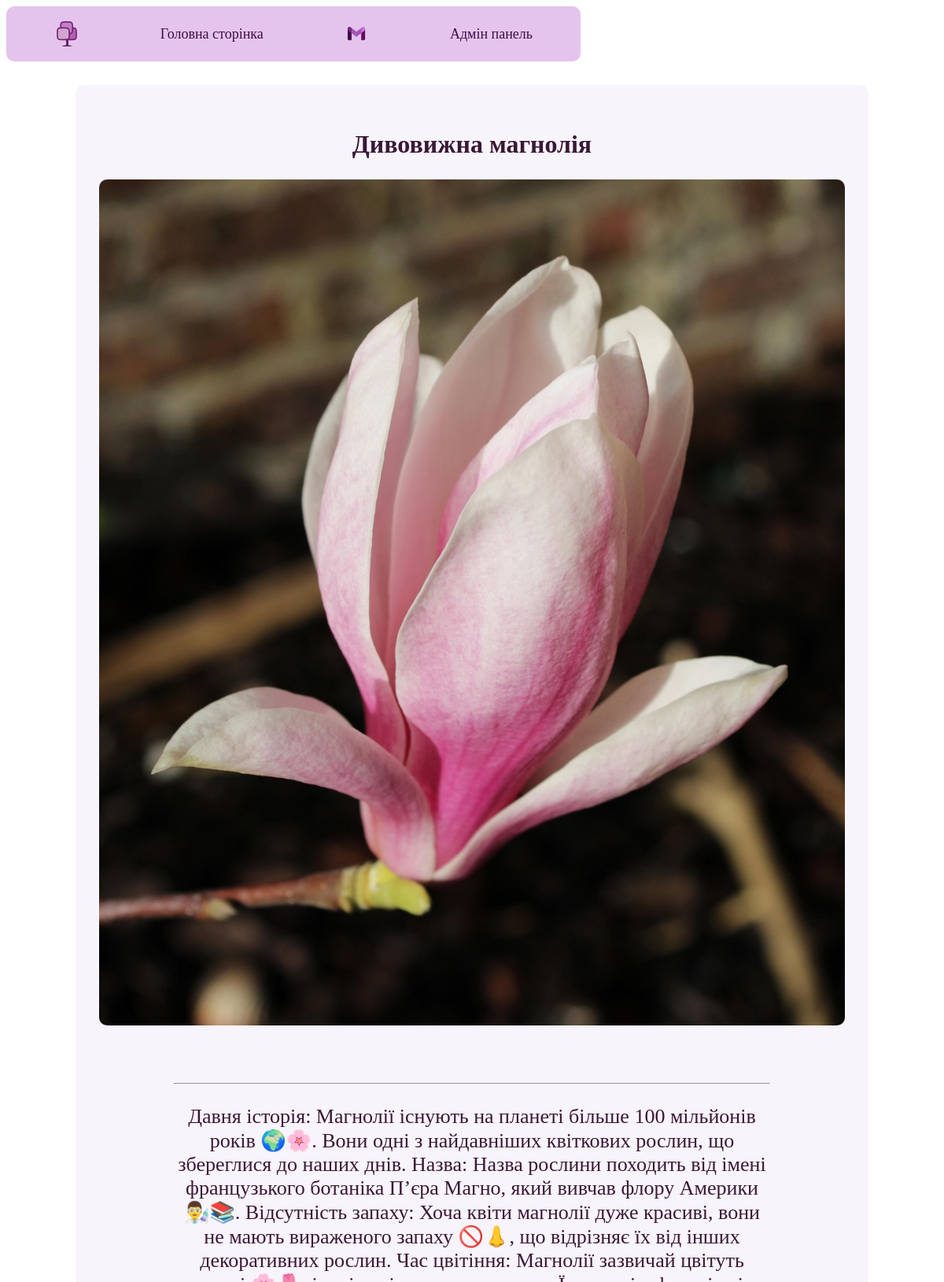
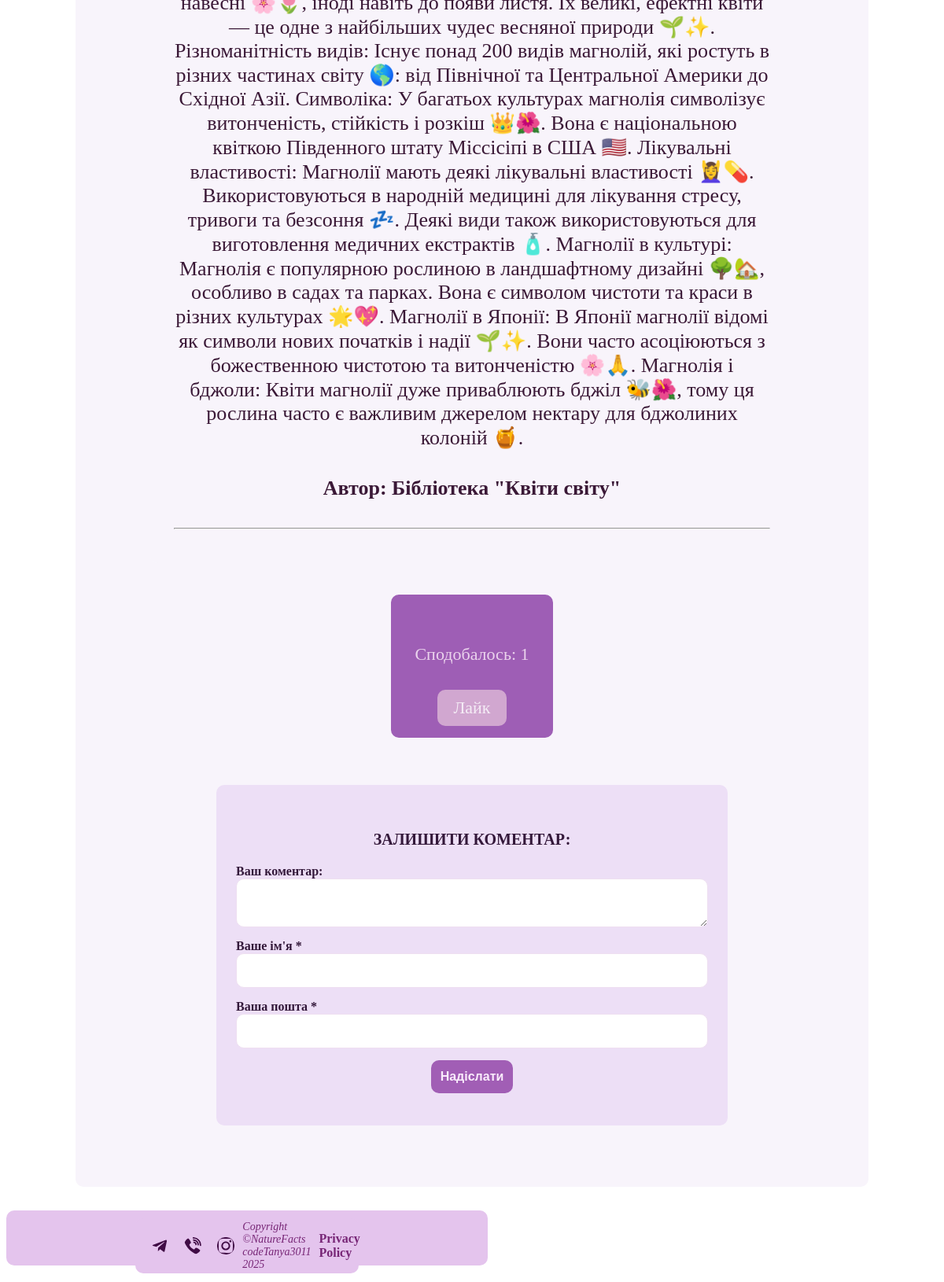
/1/, run on the app's committed database (2 pictures, top to bottom).
### naturefacts/models.py (models this page shows, shortened)
class Publication(models.Model):
    title = models.CharField('Заголовок запису', max_length=100)
    description = models.TextField('Текст запису')
    author = models.CharField('Автор', max_length=100)
    date = models.DateField('Дата публікації')
    img = models.ImageField('Зображення', upload_to='images/%Y', blank=True, null=True)
    video = models.FileField('Відео', upload_to='videos/%Y', blank=True, null=True)
    audio = models.FileField('Аудіо', upload_to='audios/%Y', blank=True, null=True)
    class Meta:
        verbose_name = 'Публікація'
        verbose_name_plural = 'Публікації'

### naturefacts/views.py (the view)
# urls.py: path('<int:pk>/', views.SingleEntryView.as_view(), name='single_entry'),
class SingleEntryView(View):
    def get(self, request, pk):
        single = Publication.objects.get(id=pk)
        liked_ips = Likes.objects.filter(post=single).values_list('ip', flat=True)  # Отримуємо список IP
        return render(request, 'single_entry.html', {'single': single, 'liked_ips': list(liked_ips)})

### templates/single_entry.html (shortened to what this page needs)
{% load static %}
<html>
<head>
	<link rel="stylesheet" href="{% static 'css/my_styles.css' %}" type="text/css" media="all"/>
    <link rel="stylesheet" href="{% static 'css/my_footer.css' %}" type="text/css" media="all"/>
</head>
<body>
<div class="shell">
	<div class="border">
		<div id="navigation">
        <div id="content_nav">
			<div class="navbar">
                <a href="/">
                    <img class="images" src="{% static 'images/nature.svg' %}"
                        alt="Home Icon" width="32" height="32">
                </a>
                <a href="/">Головна сторінка</a>
                <a href="mailto:t2950198@gmail.com">
                    <img class="images" src="{% static 'images/gmail_1.png' %}"
                        alt="Home Icon" width="32" height="32">
                </a>
                <a href="/admin">Адмін панель</a>
			</div>
		</div>
        </div>
		<div id="main">
			<div id="content" class="left">
				<div class="project_two" style="text-align: center; color: #3a1836;">
					<h2 style='font-size: 32px;'>{{ single.title }}</h2>
                {% if single.img %}
                    <p>
                        <img width="80%" src="{{ single.img.url }}"/>
                    </p>
                {% endif %}
			        <div class="item_two" style="text-align: center;">
					        <hr><p>{{ single.description }}</p>
					        <h4>Автор: {{ single.author }}</h4>
					        <hr>
			        </div>
                    <div class="likes" style="text-align: center;">
                        <br>
                        <p>Сподобалось: {{ single.likes_set.count }}</p>
                        {% if ip_user in liked_ips %}
                    <p>Ви вже лайкнули цю публікацію!</p>
                        {% else %}
                    <a href="{% url 'add_like' single.id %}">Лайк</a>
                        {% endif %}
                        <br>
                    </div>
			            <div class="comment" style="text-align: center;">
                            <h5>ЗАЛИШИТИ КОМЕНТАР:</h5>
                            <div>
					            <form action="{% url 'add_comment' single.id %}" method="post">
                                    <div>
                                        <label>Ваш коментар:</label>
                                        <textarea name="text_comments"></textarea>
                                    </div>
						            <div>
                                        <label>Ваше ім'я *</label>
                                        <input type="text" name="name">
                                    </div>
                                    <div>
                                        <label>Ваша пошта *</label>
                                        <input type="email" name="email">
                                    </div>
                                    <div class="submit-wrapper" style="text-align: center;">
                                        <input type="submit" value="Надіслати">
                                    </div>
                                </form>
                            </div>
                        </div>
			            <div class="cl">&nbsp;</div>
		            </div>
                </div>
            </div>
        </div>
	</div>
    <div class="main-footer">
        {% include "includes/footer.html" %}
    </div>
</body>
</html>

### static/css/my_styles.css (style rules this page uses)
.navbar { display: flex; height: 50px; width: 60%; justify-content: space-around; align-items: center; border-radius: 10px; background-color: #e4c4ed; padding: 10px 10px; font-size: 22px; }
.navbar a { color: #400c45; text-decoration: none; font-size: 18px; padding: 10px 10px; border-radius: 10px; }
img, video, audio { width: 100%; border-radius: 10px; }
.item, .likes, .comment-form, .view-comment { max-width: 800px; margin: 30px auto; text-align: center; padding: 15px 15px; border-radius: 10px; background-color: #ecdff5; }
.likes a { display: inline-block; padding: 10px 20px; background-color: #d1a7d0; color: rgb(244, 236, 245); border-radius: 10px; text-decoration: none; margin-top: 10px; transition: background-color 0.5s ease; }
.comment form { display: flex; flex-direction: column; gap: 10px; text-align: left; }
.comment label { font-weight: bold; }
.comment textarea, .comment input[type="text"], .comment input[type="email"] { width: 100%; padding: 10px; border: 1px solid #f2e8f5; border-radius: 10px; resize: vertical; }
.comment input[type="submit"] { background-color: #3a1836; color: rgb(227, 206, 241); border: none; padding: 10px; border-radius: 10px; cursor: pointer; transition: background-color 0.5s ease; }
.comment { max-width: 600px; margin: 30px auto; padding: 25px; background-color: #eddff6; border-radius: 10px; text-align: center; }
.comment h5 { font-size: 20px; margin-bottom: 20px; color: #34183a; }
.comment form { display: flex; flex-direction: column; gap: 15px; text-align: left; }
.comment label { font-weight: 600; color: #33183a; font-size: 16px; }
.comment textarea, .comment input[type="text"], .comment input[type="email"] { width: 100%; padding: 12px; font-size: 16px; border: 1px solid #eedff1; border-radius: 10px; transition: border-color 0.5s ease; }
.comment input[type="submit"] { background-color: #a15eb5; color: rgb(250, 236, 252); font-size: 16px; font-weight: bold; padding: 12px; border: none; border-radius: 10px; cursor: pointer; transition: background-color 0.5s ease, transform 0.5s ease; }
.project_two { width: 80%; margin: 30px auto; padding: 30px; background-color: #f8f4fb; border-radius: 10px; text-align: center; color: #3a1836; }
.project_two h2 { font-size: 20px; }
.item_two { width: 80%; margin: 30px auto; padding: 30px; background-color: #f8f4fb; border-radius: 10px; text-align: center; color: #3a1836; font-size: 26px; }
.likes { font-size: 22px; display: inline-block; padding: 15px 30px; margin-top: 10px; background-color: #9e5eb5; color: rgb(235, 212, 237); border-radius: 10px; text-decoration: none; transition: background-color 0.5s ease; }

### static/css/my_footer.css (style rules this page uses)
.main-footer { display: flex; justify-content: space-around; align-items: center; width: 50%; height: 50px; background-color: #e4c4ed; border-radius: 10px; padding: 10px; font-size: 16px; color: #3a1836; }

### data on the page
Publication: title "Дивовижна магнолія", img (picture), description "Давня історія: Магнолії існують на планеті більше 100 мільйонів років 🌍🌸. Вони одні з найдавніших квіткових рослин, що збереглися до наших днів. Назва: Назва рослини походить від імені французького ботаніка П’єра Магно, який вивчав флору Америки 👨‍🔬📚. Відсутність запаху: Хоча квіти магнолії дуже красиві, вони не мають вираженого запаху 🚫👃, що відрізняє їх від інших декоративних рослин. Час цвітіння: Магнолії зазвичай цвітуть навесні 🌸🌷, іноді навіть до появи листя. Їх великі, ефектні квіти — це одне з найбільших чудес весняної природи 🌱✨. Різноманітність видів: Існує понад 200 видів магнолій, які ростуть в різних частинах світу 🌎: від Північної та Центральної Америки до Східної Азії.…", author "Бібліотека \"Квіти світу\"", likes_set.count "1"
